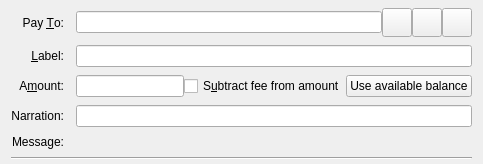
  <widget class="QFrame" name="SendCoins">
   <property name="toolTip">
    <string>This is a normal payment.</string>
   </property>
   <property name="frameShape">
    <enum>QFrame::NoFrame</enum>
   </property>
   <layout class="QGridLayout" name="gridLayout">
    <property name="topMargin">
     <number>8</number>
    </property>
    <property name="bottomMargin">
     <number>4</number>
    </property>
    <property name="horizontalSpacing">
     <number>12</number>
    </property>
    <property name="verticalSpacing">
     <number>8</number>
    </property>
    <item row="4" column="0">
     <widget class="QLabel" name="lblNarration">
      <property name="text">
       <string>Narration:</string>
      </property>
      <property name="alignment">
       <set>Qt::AlignRight|Qt::AlignTrailing|Qt::AlignVCenter</set>
      </property>
      <property name="buddy">
       <cstring>edtNarration</cstring>
      </property>
     </widget>
    </item>
    <item row="0" column="0">
     <widget class="QLabel" name="payToLabel">
      <property name="text">
       <string>Pay &amp;To:</string>
      </property>
      <property name="alignment">
       <set>Qt::AlignRight|Qt::AlignTrailing|Qt::AlignVCenter</set>
      </property>
      <property name="buddy">
       <cstring>payTo</cstring>
      </property>
     </widget>
    </item>
    <item row="3" column="0">
     <widget class="QLabel" name="amountLabel">
      <property name="text">
       <string>A&amp;mount:</string>
      </property>
      <property name="alignment">
       <set>Qt::AlignRight|Qt::AlignTrailing|Qt::AlignVCenter</set>
      </property>
      <property name="buddy">
       <cstring>payAmount</cstring>
      </property>
     </widget>
    </item>
    <item row="0" column="1">
     <layout class="QHBoxLayout" name="payToLayout">
      <property name="spacing">
       <number>0</number>
      </property>
      <item>
       <widget class="QValidatedLineEdit" name="payTo">
        <property name="toolTip">
         <string>The Bitcoin Confidential address to send the payment to</string>
        </property>
       </widget>
      </item>
      <item>
       <widget class="QToolButton" name="addressBookButton">
        <property name="toolTip">
         <string>Choose previously used address</string>
        </property>
        <property name="text">
         <string/>
        </property>
        <property name="icon">
         <iconset resource="../bitcoin.qrc">
          <normaloff>:/icons/address-book</normaloff>:/icons/address-book</iconset>
        </property>
        <property name="iconSize">
         <size>
          <width>22</width>
          <height>22</height>
         </size>
        </property>
        <property name="shortcut">
         <string>Alt+A</string>
        </property>
       </widget>
      </item>
      <item>
       <widget class="QToolButton" name="pasteButton">
        <property name="toolTip">
         <string>Paste address from clipboard</string>
        </property>
        <property name="text">
         <string/>
        </property>
        <property name="icon">
         <iconset resource="../bitcoin.qrc">
          <normaloff>:/icons/editpaste</normaloff>:/icons/editpaste</iconset>
        </property>
        <property name="iconSize">
         <size>
          <width>22</width>
          <height>22</height>
         </size>
        </property>
        <property name="shortcut">
         <string>Alt+P</string>
        </property>
       </widget>
      </item>
      <item>
       <widget class="QToolButton" name="deleteButton">
        <property name="toolTip">
         <string>Remove this entry</string>
        </property>
        <property name="text">
         <string/>
        </property>
        <property name="icon">
         <iconset resource="../bitcoin.qrc">
          <normaloff>:/icons/remove</normaloff>:/icons/remove</iconset>
        </property>
        <property name="iconSize">
         <size>
          <width>22</width>
          <height>22</height>
         </size>
        </property>
       </widget>
      </item>
     </layout>
    </item>
    <item row="1" column="1">
     <widget class="QLineEdit" name="addAsLabel">
      <property name="toolTip">
       <string>Enter a label for this address to add it to the list of used addresses</string>
      </property>
     </widget>
    </item>
    <item row="1" column="0">
     <widget class="QLabel" name="labellLabel">
      <property name="text">
       <string>&amp;Label:</string>
      </property>
      <property name="alignment">
       <set>Qt::AlignRight|Qt::AlignTrailing|Qt::AlignVCenter</set>
      </property>
      <property name="buddy">
       <cstring>addAsLabel</cstring>
      </property>
     </widget>
    </item>
    <item row="3" column="1">
     <layout class="QHBoxLayout" name="horizontalLayoutAmount" stretch="0,1,0">
      <item>
       <widget class="BitcoinAmountField" name="payAmount"/>
      </item>
      <item>
       <widget class="QCheckBox" name="checkboxSubtractFeeFromAmount">
        <property name="toolTip">
         <string>The fee will be deducted from the amount being sent. The recipient will receive less Bitcoin Confidential than you enter in the amount field. If multiple recipients are selected, the fee is split equally.</string>
        </property>
        <property name="text">
         <string>S&amp;ubtract fee from amount</string>
        </property>
       </widget>
      </item>
      <item>
       <widget class="QPushButton" name="useAvailableBalanceButton">
        <property name="text">
         <string>Use available balance</string>
        </property>
       </widget>
      </item>
     </layout>
    </item>
    <item row="4" column="1">
     <widget class="QLineEdit" name="edtNarration">
      <property name="toolTip">
       <string>A short message sent over the Bitcoin Confidential network, encrypted if sending to a stealth address or in a blind or anon transaction.</string>
      </property>
      <property name="maxLength">
       <number>24</number>
      </property>
     </widget>
    </item>
    <item row="5" column="0">
     <widget class="QLabel" name="messageLabel">
      <property name="text">
       <string>Message:</string>
      </property>
      <property name="alignment">
       <set>Qt::AlignRight|Qt::AlignTrailing|Qt::AlignVCenter</set>
      </property>
     </widget>
    </item>
    <item row="5" column="1">
     <widget class="QLabel" name="messageTextLabel">
      <property name="toolTip">
       <string>A message that was attached to the bitcoinc: URI which will be stored with the transaction for your reference. Note: This message will not be sent over the Bitcoin Confidential network.</string>
      </property>
      <property name="textFormat">
       <enum>Qt::PlainText</enum>
      </property>
     </widget>
    </item>
    <item row="6" column="0" colspan="2">
     <widget class="Line" name="line">
      <property name="orientation">
       <enum>Qt::Horizontal</enum>
      </property>
     </widget>
    </item>
   </layout>
  </widget>
